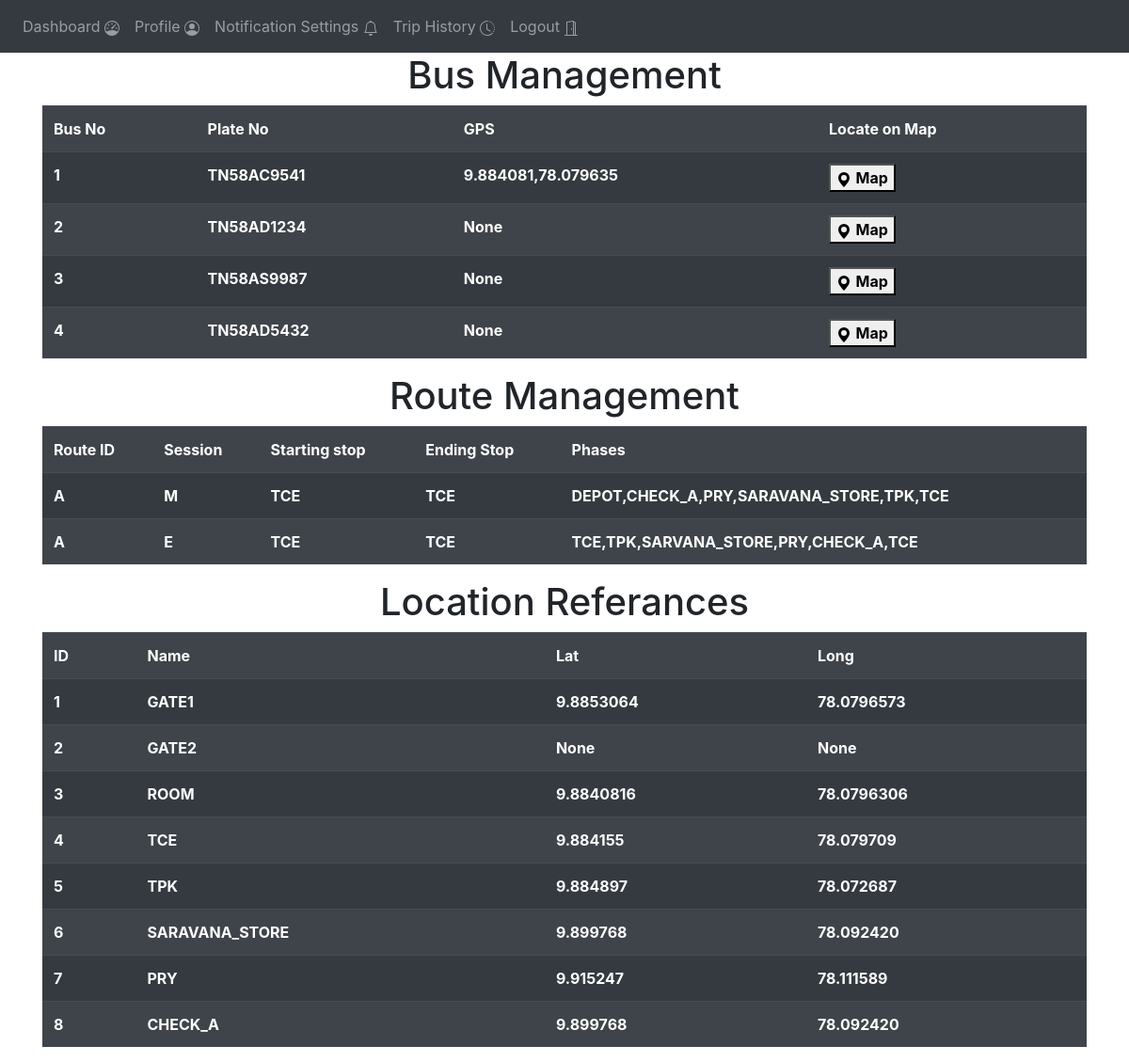
Page /admin-fleet-management (signed in) on the earlier database version.
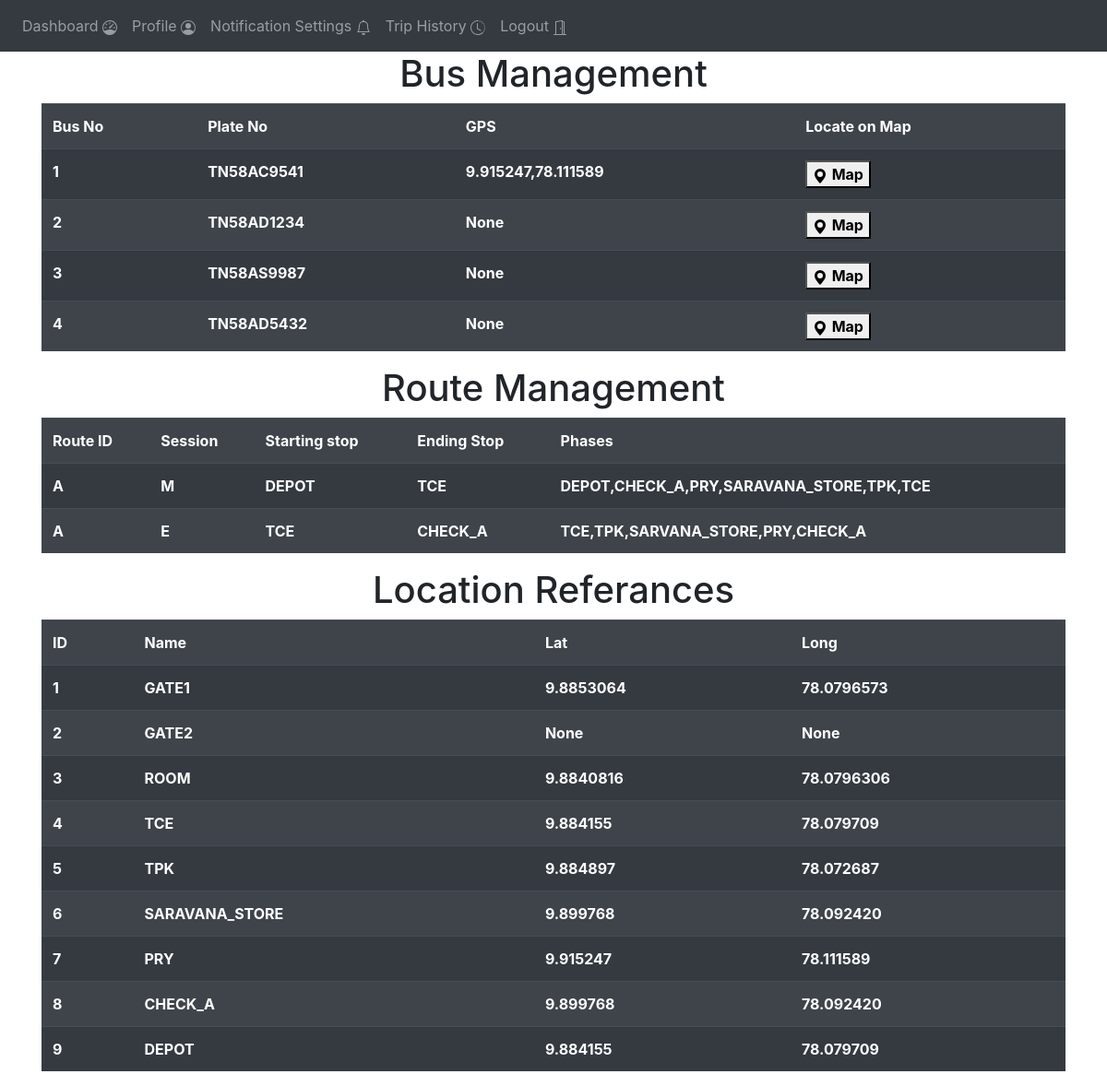
Same page on the later database version.
### website/models.py (models this page shows)
class Bus_data(db.Model):
    no = db.Column(db.String(1), primary_key=True)
    plate_number = db.Column(db.String(10))
    lat = db.Column(db.String(20))
    long = db.Column(db.String(20))
    gps = db.Column(db.String(20))

class Route(db.Model):
    id = db.Column(db.Integer, primary_key=True)
    route_id = db.Column(db.String(1))
    session = db.Column(db.String(1))
    start = db.Column(db.String(10))
    end = db.Column(db.String(10))
    phases = db.Column(db.String(250))

class Location_reference(db.Model):
    id = db.Column(db.Integer, primary_key=True)
    name = db.Column(db.String(15))
    lat = db.Column(db.String(20))
    long = db.Column(db.String(20))
    gps = db.Column(db.String(20))

### website/views.py (the view)
@views.route('/admin-fleet-management', methods=['GET', 'POST'])
@login_required
def admin_fleet_management():
    routes = Route.query.all()
    buses = Bus_data.query.all()
    locations = Location_reference.query.all()
    return render_template("admin_fleet_management.html" , user = current_user , routes = routes, buses = buses , locations = locations )

### website/__init__.py (called while the page is built)
def create_app():
    app = Flask(__name__)
    app.config['SECRET_KEY'] = '#itsactuallyapassword'
    app.config['SQLALCHEMY_DATABASE_URI'] = f'sqlite:///{DB_NAME}'
    db.init_app(app)
    from .views import views
    from .auth import auth
    app.register_blueprint(views, url_prefix='/')
    app.register_blueprint(auth, url_prefix='/')
    from .models import User
    create_database(app)
    login_manager = LoginManager()
    login_manager.login_view = 'auth.login'
    login_manager.init_app(app)
    @login_manager.user_loader
    def load_user(id):
        return User.query.get(int(id))
    return app

### website/templates/admin_fleet_management.html (shortened to what this page needs)
{% extends "base.html" %}
{% block content %}
<div>
    <h1 align="center">Bus Management</h1>
    <table class = "table table-striped table-dark">
        <tr>
            <th>Bus No</th>
            <th>Plate No</th>
            <th>GPS</th>
            <th>Locate on Map</th>
        </tr>
        {% for b in buses %}
        <tr>
        <th>{{b.no}}</th>
        <th>{{b.plate_number}}</th>
        <th>{{b.gps}}</th>
        <th>
            <button href="/test">
                <svg xmlns="http://www.w3.org/2000/svg" width="16" height="16" fill="currentColor" class="bi bi-geo-alt-fill" viewBox="0 0 16 16">
                <path d="M8 16s6-5.686 6-10A6 6 0 0 0 2 6c0 4.314 6 10 6 10zm0-7a3 3 0 1 1 0-6 3 3 0 0 1 0 6z"/>
                </svg>
            <b>Map</b>
            </button>
        </th>
        </tr>
        {%endfor%}
    </table>
</div>
<div>
    <h1 align="center">Route Management</h1>
    <table class = "table table-striped table-dark" >
        <tr>
            <th>Route ID</th>
            <th>Session</th>
            <th>Starting stop</th>
            <th>Ending Stop</th>
            <th>Phases</th>
        </tr>
        {% for r in routes %}
        <tr>
        <th>{{r.route_id}}</th>
        <th>{{r.session}}</th>
        <th>{{r.start}}</th>
        <th>{{r.end}}</th>
        <th>{{r.phases}}</th>
        </tr>
        {%endfor%}
    </table>
</div>
<div>
    <h1 align="center">Location Referances</h1>
    <table class="table table-striped  table-dark">
        <tr>
            <th>ID</th>
            <th>Name</th>
            <th>Lat</th>
            <th>Long</th>
        </tr>
        {% for l in locations %}
        <tr>
            <th>{{l.id}}</th>
            <th>{{l.name}}</th>
            <th>{{l.lat}}</th>
            <th>{{l.long}}</th>
        </tr>
        {%endfor%}
    </table>
</div>
{% endblock %}

### website/templates/base.html (shortened to what this page needs)
<!DOCTYPE html>
<html>
  <head>
    <link rel="stylesheet" href="{{url_for('static',filename='style.css')}}">
    <link
      rel="stylesheet"
      href="https://stackpath.bootstrapcdn.com/bootstrap/4.4.1/css/bootstrap.min.css"
    />
    <link
      rel="stylesheet"
      href="https://stackpath.bootstrapcdn.com/font-awesome/4.7.0/css/font-awesome.min.css"
    />
  </head>
  <body>
{%if user.is_authenticated %}
  {%if user.type == "S"%}
    <nav class="navbar navbar-expand-lg navbar-dark bg-dark">
  <div class="collapse navbar-collapse" id="navbar">
    <div class="navbar-nav">
      <a class="nav-item nav-link" id="student-home" href="/student-home">Dashboard&nbsp;<span></span></a>
      <a class="nav-item nav-link" id="profile" href="/student-profile">Profile&nbsp;<span></span></a>
      <a class="nav-item nav-link" id="notification-settings" href="/student-notification-settings">Notification Settings&nbsp;<span></span></a>
      <a class="nav-item nav-link" id="trip-history" href="/student-trip-history">Trip History&nbsp;<span></span></a>
      <a class="nav-item nav-link" id="" href="/logout">Logout&nbsp;<span></span></a>
    </div>
  </div>
    </nav>
  {%endif%}
{%endif%}
    <div class="container">{% block content %} {% endblock %}</div>
  </body>
</html>

Differences in the rows shown:
changed Bus_data "TN58AC9541": gps "9.884081,78.079635" → "9.915247,78.111589"
changed Route "DEPOT,CHECK_A,PRY,SARAVANA_STORE,TPK,TCE": start "TCE" → "DEPOT"
changed Route: end "TCE" → "CHECK_A"; phases "TCE,TPK,SARVANA_STORE,PRY,CHECK_A,TCE" → "TCE,TPK,SARVANA_STORE,PRY,CHECK_A"
added Location_reference: id "9", name "DEPOT", lat "9.884155", long "78.079709"
